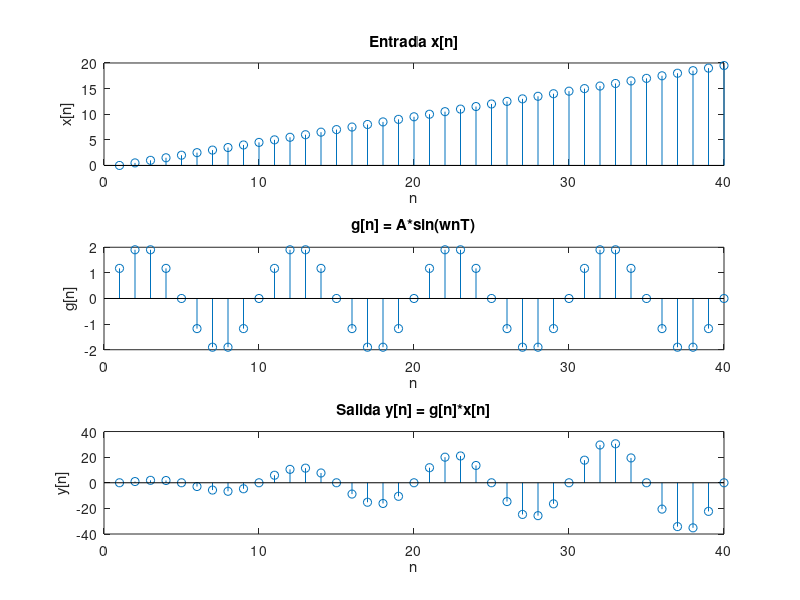
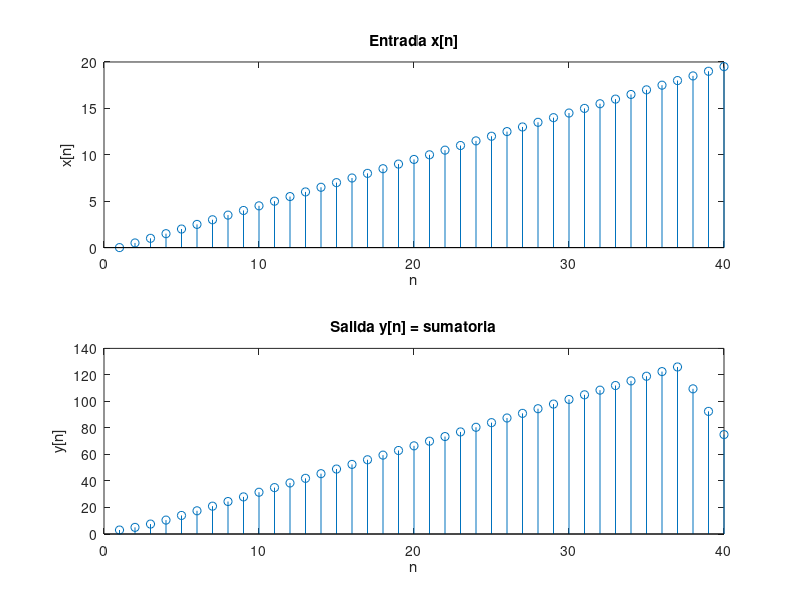
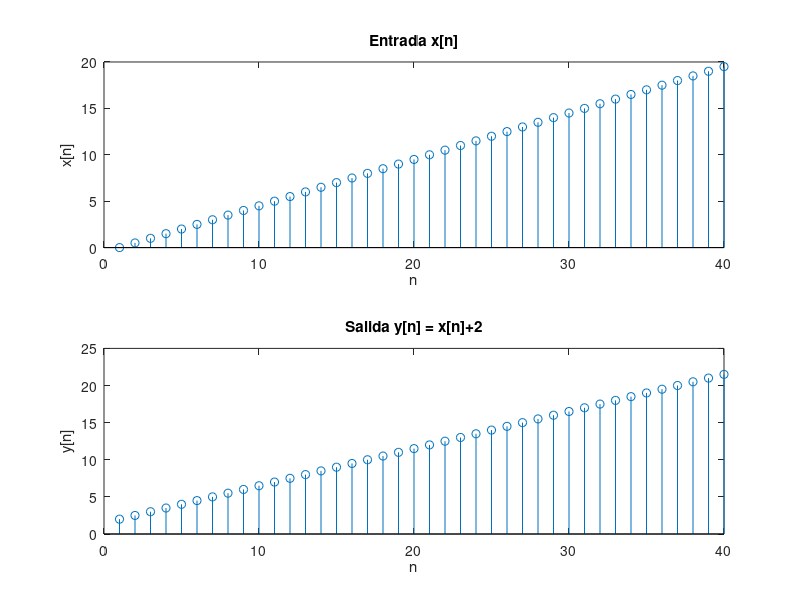
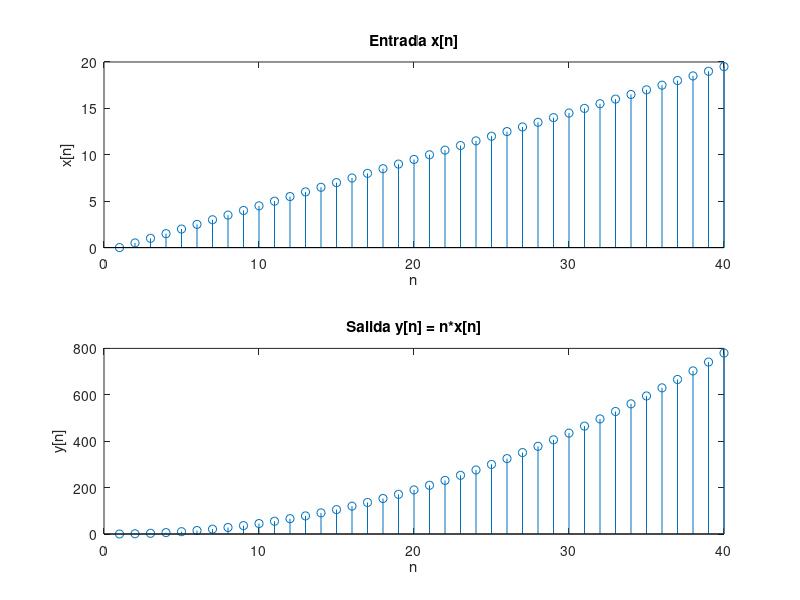

Here is the MATLAB script that generated these plots, in order:
##fm = 100;
##fs = 5;
##A = 1;
##T = 1/fm;
##t_ini = 0;
##t_fin = 0.5;
##phi = 0;
##[t, x] = senoidal(t_ini, t_fin, fm, fs, phi, A);
##n1 = 1:length(t);   # indice de muestras
##
##x = (0:0.5:20-0.5);
##
### 1) y[n] = g[n]*x[n], g[n] = A*sin(w*n*T), A => cte, w = 2*pi*f
##A = 2;
##f = 10;
##w = 2*pi*f;
##g = A*sin(w*n1*T);
##y1 = g.*x;
##
##figure(1);
##subplot(3,1,1);
##stem(t, x);
##title('Entrada x[n]');
##xlabel('t[s]'); ylabel('x[n]');
##
##subplot(3,1,2);
##stem(t, g);
##title('g[n] = A*sin(wnT)');
##xlabel('t[s]'); ylabel('g[n]');
##
##subplot(3,1,3);
##stem(t, y1);
##title('Salida y[n] = g[n]*x[n]');
##xlabel('t[s]'); ylabel('y[n]');
##
### - Causal: si, porque solo dependen de x[n] en el instante actual
### - Lineal: si, porque:
###   - Homogeneidad: x[n] = a*x[n], y[n] = g[n]*ax[n] = a*g[n]x[n] => se cumple
###   - Superposicion: y[n] = g[n]*x[n], x[n] = x1[n]+x2[n]
###     y[n] = g[n]*(x1[n] + x2[n])
###     y[n] = g[n]*x1[n] + g[n]*x2[n]
###     y1[n] = g[n]*x1[n], y2[n] = g[n]*x2[n]
###     y1[n]+y2[n] = g[n]*x1[n] +  g[n]*x2[n]
###     y[n] = y1[n] + y2[n] => se cumple
### - Invariante en el tiempo: no, porque no tiene coeficientes constantes
### - Memoria: sin memoria, porque solo usa x[n] actual
##
### 2) y[n] = sumatoria de x[k] desde k=n-n0 hasta n+n0
##n0 = 3;
##y2 = zeros(size(x));
##for n2 = 1:length(x)
##  suma = 0;
##  for k = (n2 - n0):(n2 + n0)
##    if k >= 1 && k <= length(x)
##      suma = suma + x(k);
##    endif
##  endfor
##  y2(n2) = suma;
##endfor
##
##figure(2);
##subplot(2,1,1);
##stem(t, x);
##title('Entrada x[n]');
##xlabel('t[s]'); ylabel('x[n]');
##
##subplot(2,1,2);
##stem(t, y2);
##title(['Salida y[n] = sumatoria de x[k]']);
##xlabel('t[s]'); ylabel('y[n]');
##
### - Causal: no, porque depende de valores futuros en el extremo k = n+n0
### - Lineal: si, porque:
###   - Homogeneidad: x[n]=> ax[n]=> y[n]= sum(ax[n]) = a*sum(x[n]), se cumple
###   - Superposicion: y[n] = sum(x[n]), x[n] = x1[n]+x2[n]
###     y[n] = sum(x1[n] + x2[n])
###     y[n] = sum(x1[n]) + sum(x2[n])
###     y1[n] = sum(x1[n]), y2[n] = sum(x2[n])
###     y1[n]+y2[n] = sum(x1[n]) + sum(x2[n])
###     y[n] = y1[n] + y2[n] => se cumple
### - Invariante en el tiempo: si, porque tiene coeficientes constantes
### - Memoria: con memoria, depende de valores distintos del instante actual
##
### 3) y[n] = x[n]+2
##y3 = x + 2;
##
##figure(3);
##subplot(2,1,1);
##stem(t, x);
##title('Entrada x[n]');
##xlabel('t[s]'); ylabel('x[n]');
##
##subplot(2,1,2);
##stem(t, y3);
##title('Salida y[n] = x[n]+2');
##xlabel('t[s]'); ylabel('y[n]');
##
### - Causal: si, solo depende de x[n] actual
### - Lineal: no, porque:
###   - Homogeneidad: ax[n] => y[n] = ax[n] + 2
###     ay[n] => ay[n] = a(x[n]+2) = ax[n] + 2a      => no se cumple la igualdad
###   - Superposicion: y[n] = x[n]+2, x[n] = x1[n]+x2[n]
###     y[n] = x1[n]+x2[n]+2
###     y1[n] = x1[n]+2, y2[n] = x2[n]+2
###     y1[n]+y2[n] = x1[n]+x2[n]+4
###     y[n] != y1[n]+y2[n], no se cumple
### - Invariante en el tiempo: si, porque tiene coeficientes constantes
### - Memoria: sin memoria, depende solo de x[n] en el mismo instante
##
#### 4) y[n] = n*x[n]
##n3 = 1:length(t);
##y4 = n3 .* x;
##
##figure(4);
##subplot(2,1,1);
##stem(t, x);
##title('Entrada x[n]');
##xlabel('t[s]'); ylabel('x[n]');
##
##subplot(2,1,2);
##stem(t, y4);
##title('Salida y[n] = n*x[n]');
##xlabel('t[s]'); ylabel('y[n]');
##
### - Causal: si, solo depende de x[n] actual
### - Lineal: si, porque:
###   - Homogeneidad: x[n]=> ax[n]=> y[n]= n*ax[n] = a*(nx[n]), se cumple
###   - Superposicion: y[n]= nx[n], x[n]=x1[n]+x2[n]
###   y[n]=n(x1[n]+x2[n])
###   y1[n] = nx1[n], y2[n] = nx2[n]
###   y1[n]+y2[n]=n(x1[n]+x2[n])
###   y[n] = y1[n]+y2[n], se cumple la igualdad
### - Invariante en el tiempo: no, porque no tiene coeficientes constantes
### - Memoria: sin memoria, depende solo de x[n]
##
##


clc; clear;

## nueva señal
x = (0:0.5:20-0.5);
n = 1:length(x);   # índice discreto

## 1) y[n] = g[n]*x[n]
A = 2;
f = 10;
fm = 100;
T = 1/fm;
w = 2*pi*f;

g = A*sin(w*n*T);
y1 = g .* x;

figure(1);
subplot(3,1,1);
stem(n, x);
title('Entrada x[n]');
xlabel('n'); ylabel('x[n]');

subplot(3,1,2);
stem(n, g);
title('g[n] = A*sin(wnT)');
xlabel('n'); ylabel('g[n]');

subplot(3,1,3);
stem(n, y1);
title('Salida y[n] = g[n]*x[n]');
xlabel('n'); ylabel('y[n]');


## 2) sumatoria
n0 = 3;
y2 = zeros(size(x));

for n2 = 1:length(x)
  for k = (n2 - n0):(n2 + n0)
    if k >= 1 && k <= length(x)
      y2(n2) = y2(n2) + x(k);
    endif
  endfor
endfor

figure(2);
subplot(2,1,1);
stem(n, x);
title('Entrada x[n]');
xlabel('n'); ylabel('x[n]');

subplot(2,1,2);
stem(n, y2);
title('Salida y[n] = sumatoria');
xlabel('n'); ylabel('y[n]');


## 3) y[n] = x[n] + 2
y3 = x + 2;

figure(3);
subplot(2,1,1);
stem(n, x);
title('Entrada x[n]');
xlabel('n'); ylabel('x[n]');

subplot(2,1,2);
stem(n, y3);
title('Salida y[n] = x[n]+2');
xlabel('n'); ylabel('y[n]');


## 4) y[n] = n*x[n]
y4 = n .* x;

figure(4);
subplot(2,1,1);
stem(n, x);
title('Entrada x[n]');
xlabel('n'); ylabel('x[n]');

subplot(2,1,2);
stem(n, y4);
title('Salida y[n] = n*x[n]');
xlabel('n'); ylabel('y[n]');
